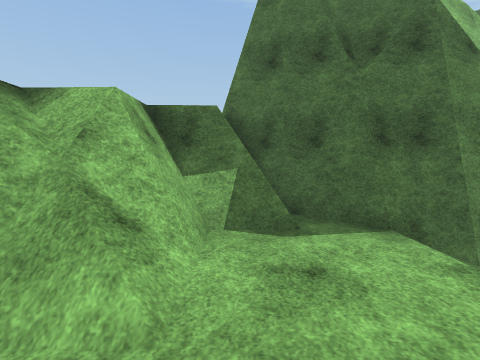
view 1 (above)

16 first-person views from a walk through a scene from a Unity 3-D project. The camera is 1.5 m above the floor, tilts 4° down and sees 80° across. The floor is counted in squares, 1 m on a side. Each view is taken from the middle of a square. On the plan, view 1 faces up. The plan holds only what a view shows up to about 14 squares ahead; the rest is blank. The place goes on beyond the plan. The player character is not drawn. Some surface patterns are stand-ins.

view 2
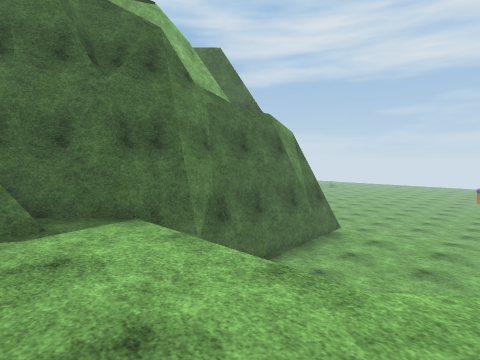

view 3
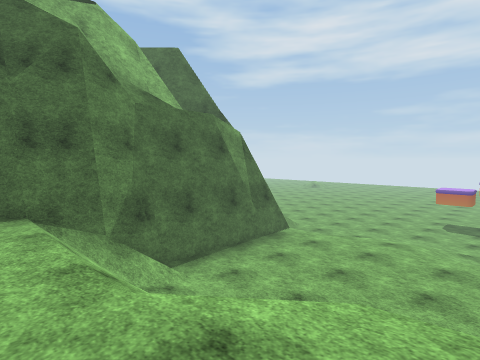

view 4
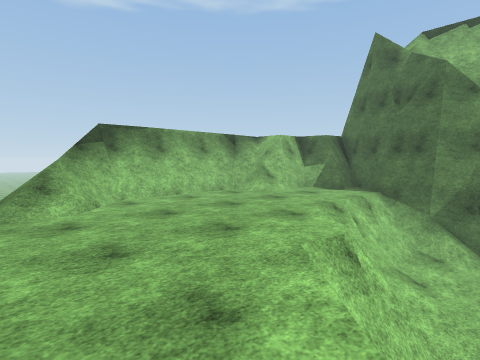

view 5
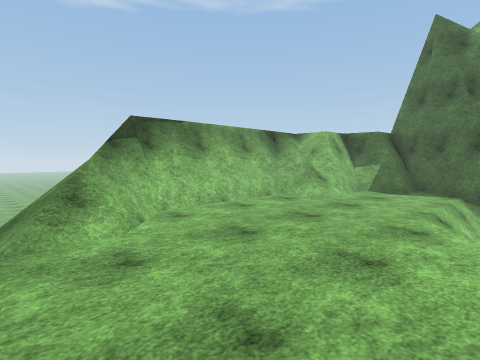

view 6
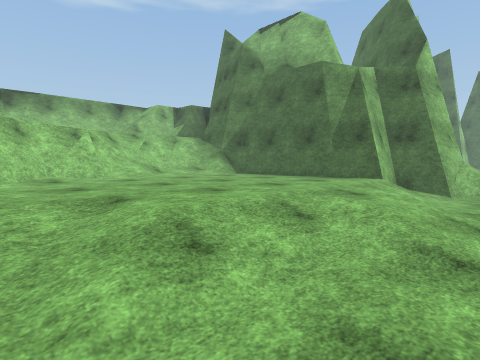

view 7
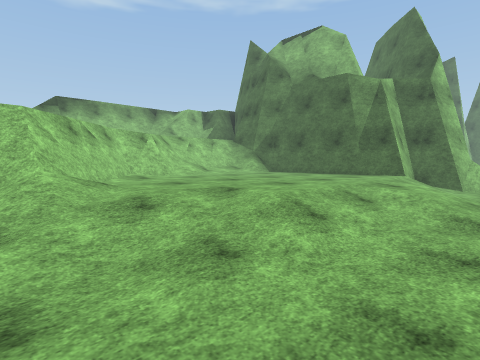

view 8
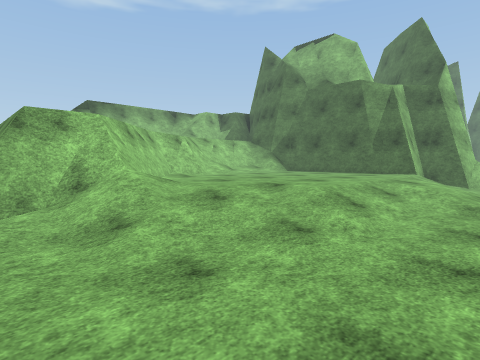

view 9
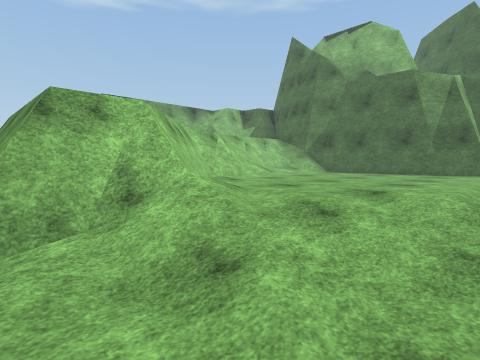

view 10
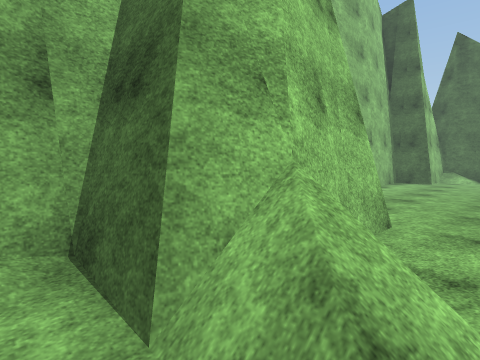

view 11
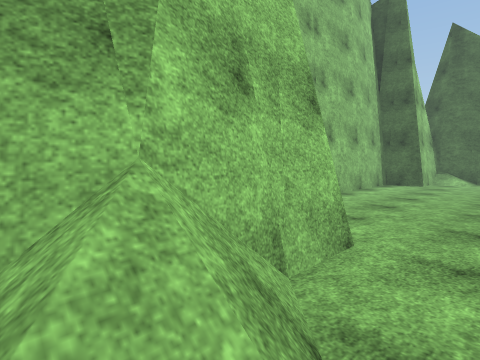

view 12
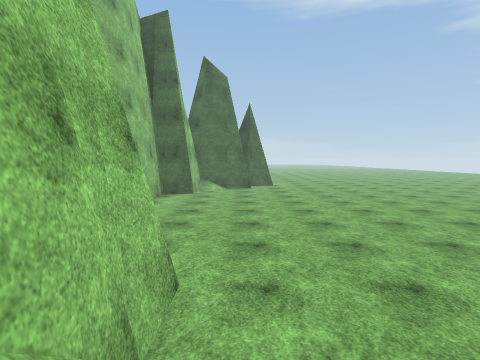

view 13
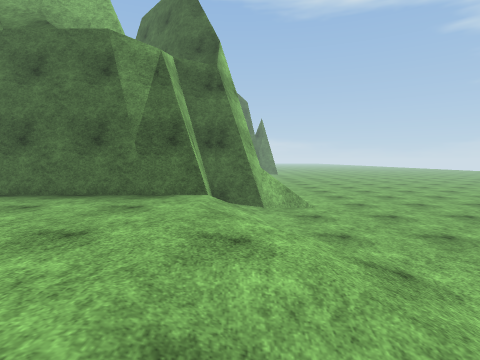

view 14
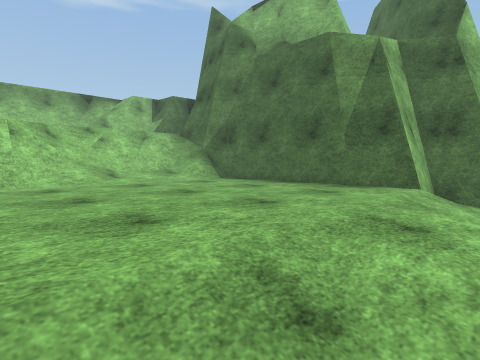

view 15
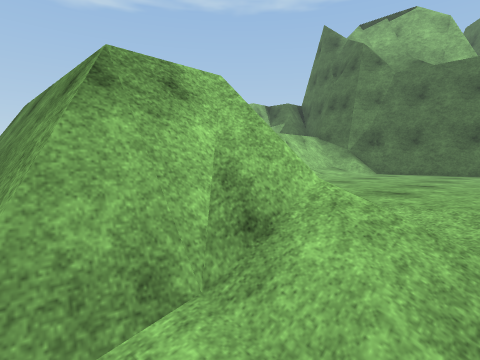

view 16
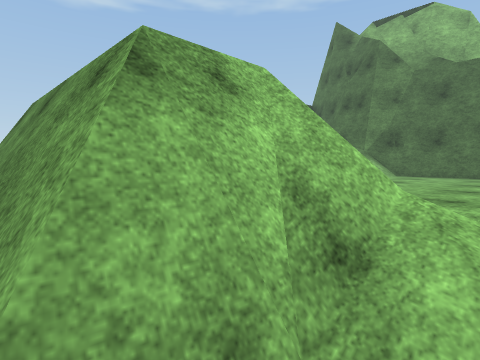

### Floor plan
Key: @ floor where view 1 was taken; # wall or solid block; . main floor; : floor 0.25 m higher than the main floor; + floor 0.5 m higher than the main floor; * floor 0.75 m higher than the main floor; % floor 1 m higher than the main floor; & floor 3 m higher than the main floor; / step, stairs or slope; = window, fence, low wall or low ledge; v drop or lower ground.
Columns run from 4 left of view 1 to 19 right of it. Each row starts with its distance up from view 1.
 25                     ..
 24                    ....
 23                  #......
 22                  #......
 21                  #......
 20                   ......
 19                   ......
 18                    .....
 17                    .....
 16                     ....
 15                      ...
 14                     ##..
 13                     ##..
 12                      #..
 11                     ##=.
 10                     ##=.
  9                    ##=/.
  8      ###          ###//.
  7    ###/####      ###/...
  6   ##==&/=##########//...
  5  ###&&&&////********/...
  4 #=#=&&&&////********//..
  3 #=//&&&&///*********/ /.
  2 ##&&&&&&==%**********//.
  1 ##&&&&&&/=/**********+/.
  0  #&&@&&&/=//********///.
 -1  #&&&&&&&##/********///.
 -2  #&&&&&&&&#=********/:..
 -3  #&&&&&&&&#=********/...
 -4 ##/&&&&&&&##*******//...
 -5  #=/&&&&&&&##*****+//...
 -6  v//&&&&&&&&#=//**//:...
 -7  v//&&&&&&&& #=////.....
 -8    v&&&&&&& &===///.....
 -9              ##///:.....
-10        vvvvvvv#=:......
-11            vvv#=...... .

Where each view was taken, in squares from view 1:
view 1: 0 up, 0 right, facing up
view 2: 1 down, 0 right, facing up-right
view 3: 3 down, 2 right, facing up-right
view 4: 8 down, 8 right, facing up-left
view 5: 8 down, 5 right, facing up-left
view 6: 6 down, 19 right, facing up-left
view 7: 9 down, 19 right, facing up-left
view 8: 11 down, 19 right, facing up-left
view 9: 11 down, 16 right, facing up-left
view 10: 7 up, 19 right, facing up-left
view 11: 9 up, 19 right, facing up-left
view 12: 9 up, 18 right, facing up
view 13: 3 down, 16 right, facing up
view 14: 3 down, 17 right, facing up-left
view 15: 11 down, 13 right, facing up-left
view 16: 11 down, 12 right, facing up-left
